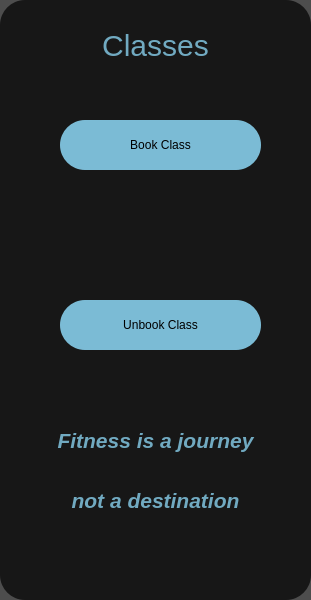
   <widget class="QWidget" name="ClassesWidget" native="true">
    <property name="geometry">
     <rect>
      <x>620</x>
      <y>130</y>
      <width>311</width>
      <height>600</height>
     </rect>
    </property>
    <property name="styleSheet">
     <string notr="true">background: none;
background-color: rgba(0,0,0,0.7);
border-radius: 25px;</string>
    </property>
    <widget class="QLabel" name="label_49">
     <property name="geometry">
      <rect>
       <x>0</x>
       <y>10</y>
       <width>311</width>
       <height>70</height>
      </rect>
     </property>
     <property name="styleSheet">
      <string notr="true">background: none;
font-size: 30px;
color: rgba(135, 206, 235,0.8)</string>
     </property>
     <property name="text">
      <string>Classes</string>
     </property>
     <property name="alignment">
      <set>Qt::AlignmentFlag::AlignCenter</set>
     </property>
    </widget>
    <widget class="QPushButton" name="BookClassButton">
     <property name="geometry">
      <rect>
       <x>60</x>
       <y>120</y>
       <width>201</width>
       <height>50</height>
      </rect>
     </property>
     <property name="styleSheet">
      <string notr="true">QPushButton
{
background: none;
background-color: rgba(135, 206, 235,0.9);
color: black;
border-radius: 25px;
}
QPushButton:hover
{
border: 3px solid rgba(135, 206, 235,0.9);
background-color: rgba(250, 250, 250,0.8);
}</string>
     </property>
     <property name="text">
      <string>Book Class</string>
     </property>
    </widget>
    <widget class="QPushButton" name="UnbookClassButton">
     <property name="geometry">
      <rect>
       <x>60</x>
       <y>300</y>
       <width>201</width>
       <height>50</height>
      </rect>
     </property>
     <property name="styleSheet">
      <string notr="true">QPushButton
{
background: none;
background-color: rgba(135, 206, 235,0.9);
color: black;
border-radius: 25px;
}
QPushButton:hover
{
border: 3px solid rgba(135, 206, 235,0.9);
background-color: rgba(250, 250, 250,0.8);
}</string>
     </property>
     <property name="text">
      <string>Unbook Class</string>
     </property>
    </widget>
    <widget class="QLabel" name="NameLabel_2">
     <property name="geometry">
      <rect>
       <x>0</x>
       <y>420</y>
       <width>311</width>
       <height>41</height>
      </rect>
     </property>
     <property name="font">
      <font>
       <pointsize>16</pointsize>
       <italic>true</italic>
       <bold>true</bold>
      </font>
     </property>
     <property name="styleSheet">
      <string notr="true">background: none;
color: rgba(135, 206, 235,0.8)</string>
     </property>
     <property name="text">
      <string>Fitness is a journey</string>
     </property>
     <property name="alignment">
      <set>Qt::AlignmentFlag::AlignCenter</set>
     </property>
    </widget>
    <widget class="QLabel" name="NameLabel_3">
     <property name="geometry">
      <rect>
       <x>0</x>
       <y>480</y>
       <width>311</width>
       <height>41</height>
      </rect>
     </property>
     <property name="font">
      <font>
       <pointsize>16</pointsize>
       <italic>true</italic>
       <bold>true</bold>
      </font>
     </property>
     <property name="styleSheet">
      <string notr="true">background: none;
color: rgba(135, 206, 235,0.8)</string>
     </property>
     <property name="text">
      <string>not a destination</string>
     </property>
     <property name="alignment">
      <set>Qt::AlignmentFlag::AlignCenter</set>
     </property>
    </widget>
   </widget>
